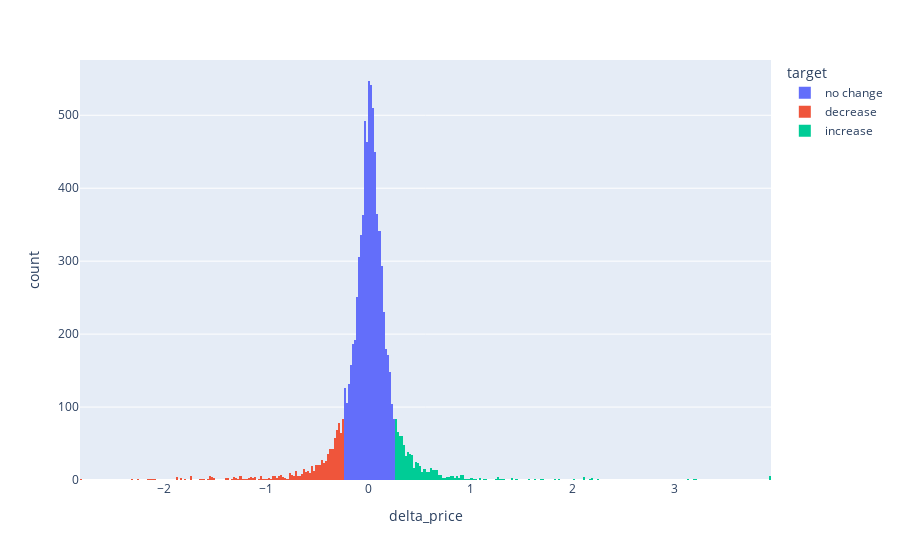

The notebook cell this image was saved under:
### Code cell
import plotly.express as px
from plotly.subplots import make_subplots

# pfig = make_subplots(cols=1)
pfig = px.histogram(twitter_df,x='delta_price',color='target')
pfig.show()

### Figure 1 — Plotly figure (JSON) as saved in the notebook; plotly's stock layout.template omitted (floating-point values rounded to 4 significant figures; data arrays with more than 128 entries replaced by an {"elided": "..."} marker saying what was removed)
{"data": [{"alignmentgroup": "True", "bingroup": "x", "hovertemplate": "target=no change<br>delta_price=%{x}<br>count=%{y}<extra></extra>", "legendgroup": "no change", "marker": {"color": "#636efa"}, "name": "no change", "offsetgroup": "no change", "orientation": "v", "showlegend": true, "type": "histogram", "x": {"elided": "7079 float values"}, "xaxis": "x", "yaxis": "y"}, {"alignmentgroup": "True", "bingroup": "x", "hovertemplate": "target=decrease<br>delta_price=%{x}<br>count=%{y}<extra></extra>", "legendgroup": "decrease", "marker": {"color": "#EF553B"}, "name": "decrease", "offsetgroup": "decrease", "orientation": "v", "showlegend": true, "type": "histogram", "x": {"elided": "875 float values"}, "xaxis": "x", "yaxis": "y"}, {"alignmentgroup": "True", "bingroup": "x", "hovertemplate": "target=increase<br>delta_price=%{x}<br>count=%{y}<extra></extra>", "legendgroup": "increase", "marker": {"color": "#00cc96"}, "name": "increase", "offsetgroup": "increase", "orientation": "v", "showlegend": true, "type": "histogram", "x": {"elided": "767 float values"}, "xaxis": "x", "yaxis": "y"}], "layout": {"barmode": "relative", "legend": {"title": {"text": "target"}, "tracegroupgap": 0}, "margin": {"t": 60}, "xaxis": {"anchor": "y", "domain": [0, 1], "title": {"text": "delta_price"}}, "yaxis": {"anchor": "x", "domain": [0, 1], "title": {"text": "count"}}}}
